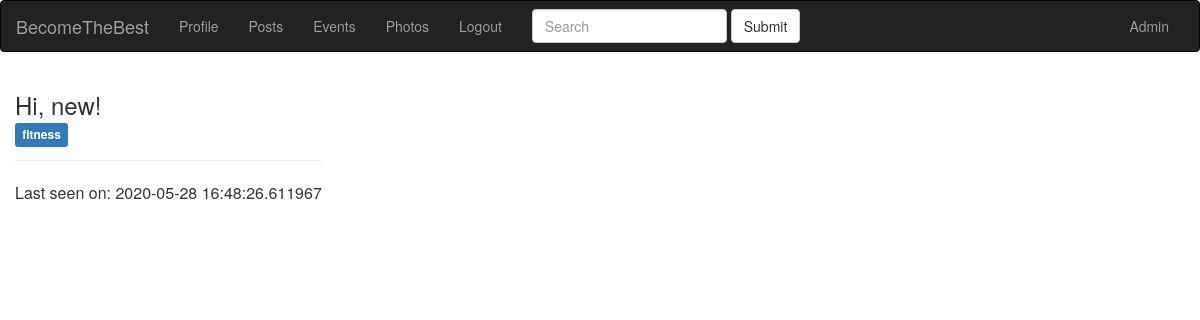
The page /index (signed in) on the database as committed earlier.
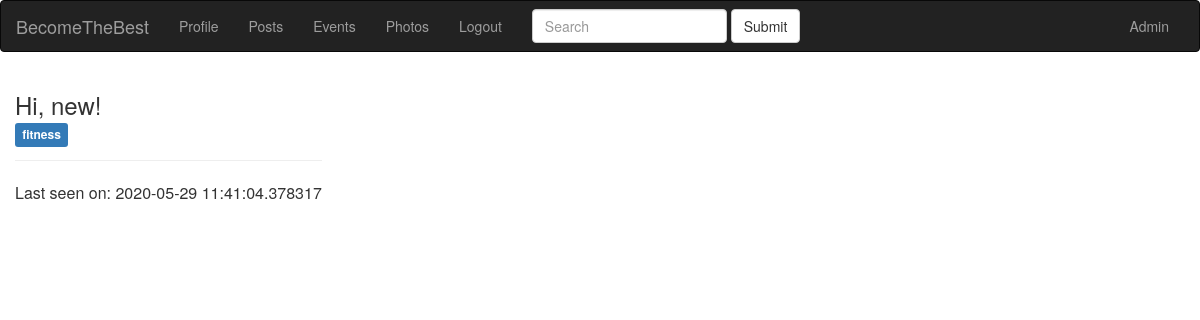
The same page on the database as committed later.
### app/models.py (models this page shows, shortened)
class User(UserMixin, db.Model):
    id = db.Column(db.Integer, primary_key=True)
    email = db.Column(db.String(120), index=True, unique=True)
    username = db.Column(db.String(64), index=True, unique=True)
    password_hash = db.Column(db.String(255))
    date = db.Column(db.DateTime, index=True, default=datetime.utcnow)
    timestamp = db.Column(db.String(128), default=int(time()))
    city = db.Column(db.String(128))
    about_me = db.Column(db.String(140))
    last_seen = db.Column(db.DateTime, default=datetime.utcnow)
    active = db.Column(db.Boolean)
    mentor = db.Column(db.Boolean, default=False)
    level = db.Column(db.Integer, default=0)
    tags = db.relationship(
        'Tag', secondary=user_tags, backref=db.backref('users_tags', lazy='dynamic'))
    roles = db.relationship(
        'Role', secondary=roles_users, backref=db.backref('users_roles', lazy='dynamic'))
    posts = db.relationship('Post', backref='author', lazy='dynamic')
    events = db.relationship('Event', backref='event_author', lazy='dynamic')
    photos = db.relationship('Photo', backref='photo_author', lazy='dynamic')
    followed = db.relationship(
        'User', secondary=followers,
        primaryjoin=(followers.c.follower_id == id),
        secondaryjoin=(followers.c.followed_id == id),
        backref=db.backref('followers', lazy='dynamic'), lazy='dynamic')
    def followed_posts(self):
        followed = Post.query.join(
            followers, (followers.c.followed_id == Post.user_id)).filter(
                followers.c.follower_id == self.id)
        own = Post.query.filter_by(user_id=self.id)
        return followed.union(own).order_by(Post.created.desc())

class Tag(db.Model):
    id = db.Column(db.Integer, primary_key=True)
    name = db.Column(db.String(100), unique=True)
    slug = db.Column(db.String(100))

### app/view.py (the view)
@app.route('/')
@app.route('/index')
@login_required
def index():
    user = User.query.filter_by(username=current_user.username).first_or_404()
    page = request.args.get('page', 1, type=int)
    posts = current_user.followed_posts().paginate(
    page, app.config['POSTS_PER_PAGE'], False)
    next_url = url_for('index', username=user.username, page=posts.next_num) \
        if posts.has_next else None
    prev_url = url_for('index', username=user.username, page=posts.prev_num) \
        if posts.has_prev else None
    return render_template('index.html', user=user, posts=posts.items,
                           next_url=next_url, prev_url=prev_url)

### app/models.py (called while the page is built)
@login.user_loader
def load_user(id):
    return User.query.get(int(id))

### app/view.py (called while the page is built)
@app.before_request
def before_request():
    if current_user.is_authenticated:
        current_user.last_seen = datetime.utcnow()
        db.session.commit()

### app/templates/index.html
{% extends 'base.html' %} {% block title %} Index page title {% endblock %} {% block content_title %}
<h3>Hi, {{ current_user.username }}!</h3>
{% endblock %} {% block content %} {% for tag in user.tags %}
<a href="{{ url_for('users.tag_detail', slug=tag.slug) }}">
    <span class="label label-primary">{{ tag.name }}</span></a>
{% endfor %}
<br>
<hr> {% if user.last_seen %} Last seen on: {{ user.last_seen }} {% endif %} {% endblock %}

### app/templates/base.html (shortened to what this page needs)
<html>
<head>
    <link rel="stylesheet" href="https://stackpath.bootstrapcdn.com/bootstrap/3.4.1/css/bootstrap.min.css">
</head>
<body onload="GetMap();">
    <nav class="navbar navbar-inverse">
        <div class="container-fluid">
            <div class="navbar-header">
                <a class="navbar-brand" href="{{url_for('index')}}">BecomeTheBest</a>
            </div>
            <div class="collapse navbar-collapse" id="bs-example-navbar-collapse-1">
                <ul class="nav navbar-nav">
                    {% if current_user.is_anonymous %}
                    <li class="nav-item active ">
                        <a href="{{ url_for( 'login') }} ">Login</a>
                    </li>
                    <li class="nav-item ">
                        <a class="nav-link " href="{{ url_for( 'register') }} ">Click to register</a>
                    </li>
                    {% else %}
                    <li class="nav-item "><a href="{{ url_for('user', username=current_user.username)}}">Profile</a></li>
                    <li class="nav-item "><a href="{{ url_for('posts.index')}}">Posts</a></li>
                    <li class="nav-item "><a href="{{ url_for('events.index')}}">Events</a></li>
                    <li class="nav-item "><a href="{{ url_for('photos.index')}}">Photos</a></li>
                    <li class="nav-item "><a class="nav-link " href="{{ url_for( 'logout') }} ">Logout</a></li>
                    {% endif %}
                </ul>
                <form class="navbar-form navbar-left">
                    <div class="form-group">
                        <input type="text" class="form-control" placeholder="Search">
                    </div>
                    <button type="submit" class="btn btn-default">Submit</button>
                </form>
                <ul class="nav navbar-nav navbar-right">
                    <li>
                        {% if current_user.name==admin %}
                        <a href="/admin">Admin</a> {% endif %}
                    </li>
                </ul>
            </div>
        </div>
    </nav>
    <div class="container">
        <div class="row">
            <table>
                <tr>
                    <td>
                        <h2>
                            {% block content_title %} {% endblock %}
                        </h2>
                        {% block content %} {% endblock %}
                    </td>
                    <td valign="top">
                        <div id="OSMap" style="position:absolute; width:900px; height:500px;"></div>
                    </td>
                </tr>
            </table>
        </div>
    </div>
</body>
</html>

Rows that differ between the two databases and show on the page:
changed User "new": last_seen "2020-05-28 16:48:26.611967" → "2020-05-29 11:41:04.378317"
